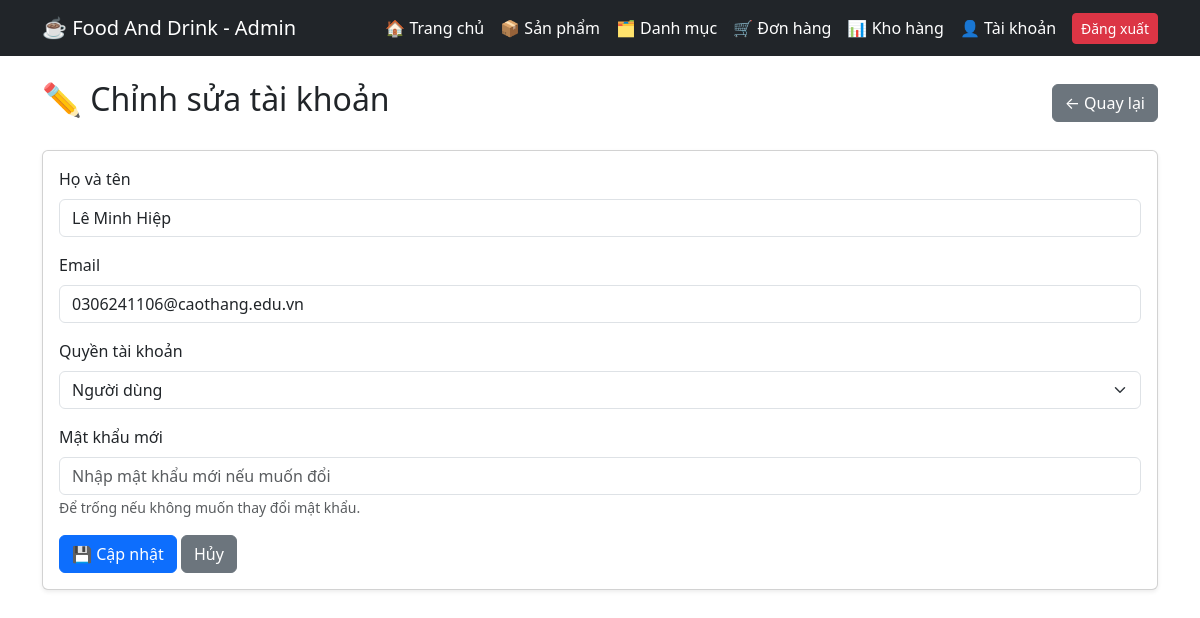
/admin/user_edit.php?id=2 (signed in), run on the app's committed database.
### tables this page shows
CREATE TABLE `users` (
  `id` int(11) NOT NULL,
  `fullname` varchar(100) NOT NULL,
  `email` varchar(100) NOT NULL,
  `password` varchar(255) NOT NULL,
  `role` enum('admin','user') NOT NULL DEFAULT 'user',
  `created_at` timestamp NOT NULL DEFAULT current_timestamp()
);

### admin/user_edit.php (the view, shortened to what this page needs)
<?php
require_once "header_admin.php";
require_once "../config/database.php";
$id = isset($_GET['id']) ? intval($_GET['id']) : 0;
$sql = "SELECT * FROM users WHERE id = ?";
$stmt = mysqli_prepare($conn, $sql);
mysqli_stmt_bind_param($stmt, "i", $id);
mysqli_stmt_execute($stmt);
$result = mysqli_stmt_get_result($stmt);
$user = mysqli_fetch_assoc($result);
?>
<div class="container mt-4">
    <div class="d-flex justify-content-between align-items-center mb-4">
        <h2>✏️ Chỉnh sửa tài khoản</h2>
        <a href="users.php" class="btn btn-secondary">
            ← Quay lại
        </a>
    </div>
    <div class="card shadow-sm">
        <div class="card-body">
            <form method="POST">
                <div class="mb-3">
                    <label class="form-label">
                        Họ và tên
                    </label>
                    <input
                        type="text"
                        name="fullname"
                        class="form-control"
                        value="<?= htmlspecialchars($user['fullname']) ?>"
                        required
                    >
                </div>
                <div class="mb-3">
                    <label class="form-label">
                        Email
                    </label>
                    <input
                        type="email"
                        name="email"
                        class="form-control"
                        value="<?= htmlspecialchars($user['email']) ?>"
                        required
                    >
                </div>
                <div class="mb-3">
                    <label class="form-label">
                        Quyền tài khoản
                    </label>
                    <select name="role" class="form-select">
                        <option value="user"
                            <?= $user['role'] == 'user' ? 'selected' : '' ?>>
                            Người dùng
                        </option>
                    </select>
                </div>
                <div class="mb-3">
                    <label class="form-label">
                        Mật khẩu mới
                    </label>
                    <input
                        type="password"
                        name="password"
                        class="form-control"
                        placeholder="Nhập mật khẩu mới nếu muốn đổi"
                    >
                    <small class="text-muted">
                        Để trống nếu không muốn thay đổi mật khẩu.
                    </small>
                </div>
                <button type="submit" class="btn btn-primary">
                    💾 Cập nhật
                </button>
                <a href="users.php" class="btn btn-secondary">
                    Hủy
                </a>
            </form>
        </div>
    </div>
</div>

### data on the page
users: fullname "Lê Minh Hiệp", email "0306241106@caothang.edu.vn", role "Người dùng"
